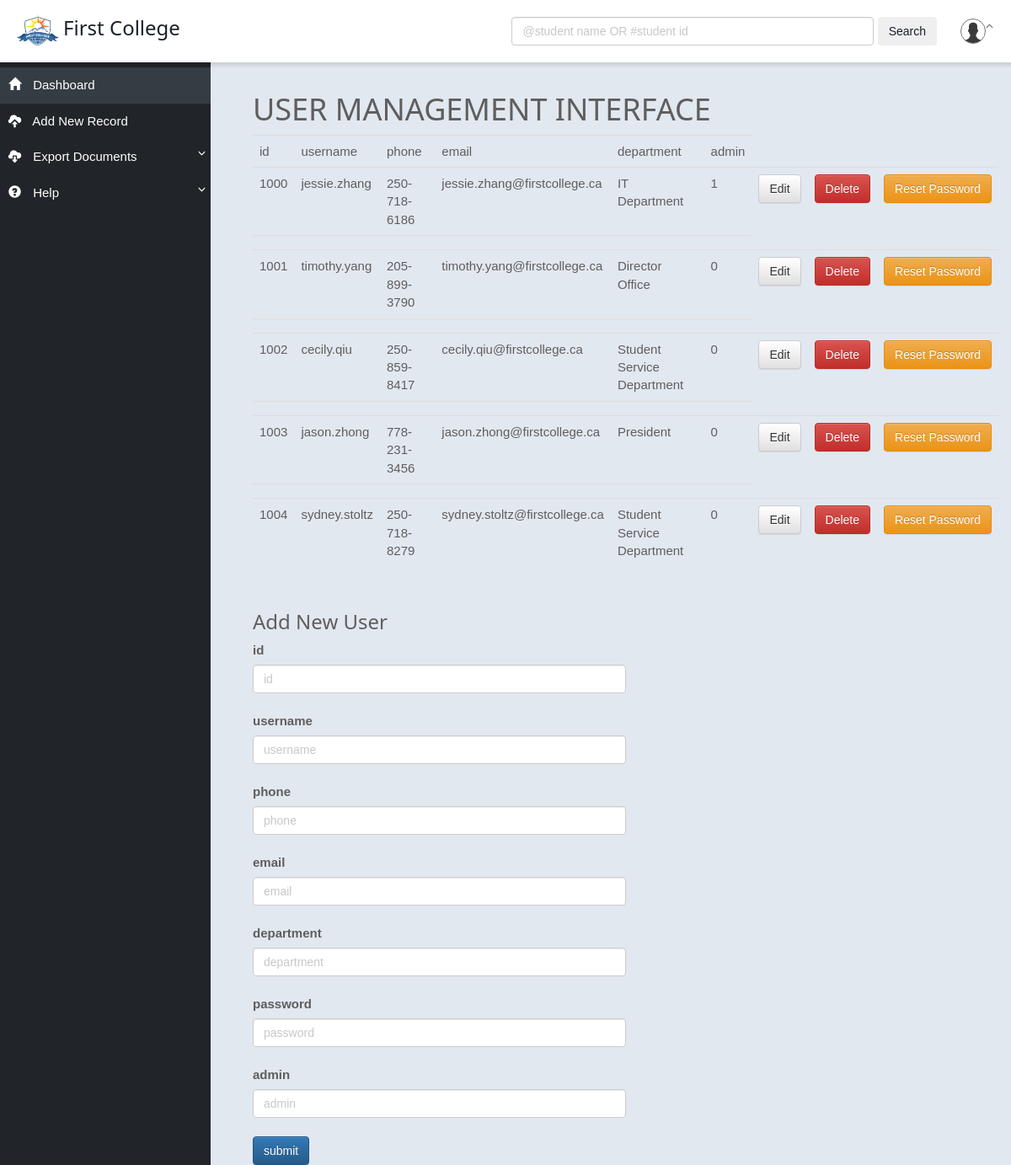
Page /?action=v_user_manage (signed in) on the committed database.
### tables this page shows
CREATE TABLE employees
(
    id         INT PRIMARY KEY,
    username   VARCHAR(50),
    phone      VARCHAR(15),
    email      VARCHAR(50),
    department VARCHAR(50),
    password   VARCHAR(100),
    admin      INT
);

### index.php (called while the page is built, shortened)
<?php
include "libs.php";
if (isset($_POST['action'])) {
    $action = $_POST['action'];
} else if (isset($_GET['action'])) {
    $action = $_GET['action'];
} else {
    $action = 'v_login';
}
$conf = require "src/config.php";
$dbConnect = "mysql:host=". $conf['DATABASE']['db_host'] . ";dbname=" . $conf['DATABASE']['db_name'] . ";charset=" .
    $conf['DATABASE']['db_charset'];
$dbUsername = $conf['DATABASE']['db_username'];
$dbPassword = $conf['DATABASE']['db_password'];
$pdo = new PDO($dbConnect, $dbUsername, $dbPassword, $conf['DATABASE']['db_options']);
$database = new Database($pdo);
$model = new Model($database);
$controller = new Controller();
require $controller->index($action, $model);

### Models/Model.php (called while the page is built, shortened)
<?php
class Model
{
    private $db;
    public function __construct(Database $db)
    {
        $this->db = $db;
    }
    function get_type($table)
    {
        $listTypes = $this->get_type_of_cols($table);
        $type = array();
        foreach ($listTypes as $lt) {
            $type += [$lt['Field'] => $lt['Type']];
        }
        return $type;
    }
    private function get_type_of_cols($table)
    {
        return $this->db->get_type($table);
    }
}

### src/Database.php (called while the page is built, shortened)
<?php
class Database
{
    private $pdo;
    public function __construct(PDO $pdo)
    {
        $this->pdo = $pdo;
    }
    public function get_type($table)
    {
        $query = "DESC $table";
        $stm = $this->pdo->prepare($query);
        $stm->execute();
        return $stm->fetchAll(PDO::FETCH_ASSOC);
    }
}

### Views/View.php (the view, shortened to what this page needs)
<?php
class View
{
    public function display_table_to_form($id = "", $class = "",
                                          $action = "", $method = "",
                                          $table, $model)
    {
        $data = $model->get_type($table);
        echo "<form class='$class' id='$id' method='$method' action='?action=$action'>";
        echo "<filedset>";
        foreach ($data as $k => $v) {
            echo "<label>$k</label>";
            if (strpos($v, 'int') !== false) {
                $type = 'number';
            } else if (strpos($v, 'date') !== false) {
                $type = 'date';
            } else if ($k == 'Password') {
                $type = 'password';
            } else if ($k == 'Email') {
                $type = 'email';
            } else {
                $type = 'text';
            }
            echo "<input class='form-control' type='$type' name = '$k' placeholder='$k' required='required'><br>";
        }
        echo "<input class='btn btn-primary' type='submit' name='submit' value='submit'>";
        echo "</form>";
    }
    public function show_table_with_manage_functions($id = "", $class = "",
                                                     $actionForEdit, $actionForDelete,
                                                     $actionForReset, $data)
    {
        $count = 0;
        echo "<table id='$id' class='$class'>";
        foreach ($data as $d) {
            echo "<tr>";
            foreach ($d as $key => $vals) {
                if ($count < count($d)) {
                    echo "<td>$key</td>";
                } else {
                    echo "<td></td>";
                }
                $count += 1;
            }
            echo "</tr><tr>";
            foreach ($d as $key => $vals) {
                echo "<td>$vals</td>";
            }
            echo "<td>";
            echo "<form action='?action=$actionForEdit' method='POST'>";
            echo " <input class='btn btn-default' type='submit' name='edit_user_info' value='Edit'>";
            echo "</form>";
            echo "</td>";
            echo "<td>";
            echo "<form action='?action=$actionForDelete' method='POST'>";
            echo " <input class='btn btn-danger' type='submit' name='delete_user' value='Delete'>";
            echo "</form>";
            echo "</td>";
            echo "<td>";
            echo "<form action='?action=$actionForReset' method='POST'>";
            echo " <input class='btn btn-warning' type='submit' name='reset_password' value='Reset Password'>";
            echo "</form>";
            echo "</td>";
            echo "</tr>";
        }
        echo "</table><br>";
    }
}

### Views/v_masterPage_header.php (shortened to what this page needs)
<!DOCTYPE html>
<html xmlns="http://www.w3.org/1999/xhtml">
<head>
    <link rel="stylesheet" href="css/css_reset.css"/>
    <link rel="stylesheet" href="https://maxcdn.bootstrapcdn.com/bootstrap/3.3.7/css/bootstrap.min.css">
    <link rel="stylesheet" href="https://maxcdn.bootstrapcdn.com/bootstrap/3.3.7/css/bootstrap-theme.min.css">
    <link rel="stylesheet" href="css/master_page.css"/>
    <link rel="stylesheet" href="css/w3.css"/>
</head>
<body>
<nav class="navbar navbar-default">
    <div class="container-fluid">
        <div class="navbar-header" style="width: 250px;">
            <div style="float: left; width: 84%">
                <h3>
                    <a href="?action=v_home">
                        <img src="images/logo.png" width="60" style="padding: 0 5px 0 5px;"/>First College
                    </a>
                </h3>
            </div>
        </div>
        <div class="collapse navbar-collapse" id="navbarCollapse">
            <ul class="nav navbar-nav navbar-right">
                <div style="float: left; padding: 13px;">
                    <form class="form-inline" action="?action=c_search" method="POST">
                        <input class="form-control mr-sm-2" type="search" placeholder="@student name OR #student id" name="keyword" style="width:430px !important;">
                        <button class="btn btn-outline-success my-2 my-sm-0" name="search" type="submit" value="Search">Search</button>
                    </form>
                </div>
                <li class="dropdown top-menu-item">
                    <a href="#" class="dropdown-toggle profile waves-effect waves-light" data-toggle="dropdown"
                       aria-expanded="true" style="background: #ffffff;">
                        <img id="userimg" src="images/default.png" alt="user-img" class="img-circle" width="30"
                             style="border: 1px solid"/>
                    </a>
                </li>
            </ul>
        </div>
    </div>
</nav>

### Views/v_masterPage_sidebar.php (shortened to what this page needs)
<div class="wrapper">
    <nav id="sidebar">
        <ul class="list-unstyled components">
            <li class="active">
                <a href="?action=v_home">
                    <i class="glyphicon glyphicon-home"></i>
                    Dashboard
                </a>
            </li>
            <li>
                <a href="?action=v_add_new_record">
                    <i class="glyphicon glyphicon-cloud-upload"></i>
                    Add New Record
                </a>
            </li>
            <li>
                <a href="#exportSubmenu" data-toggle="collapse" aria-expanded="false">
                    <i class="glyphicon glyphicon-cloud-download"></i>
                    Export Documents
                </a>
            </li>
            <li>
                <a href="#helpSubmenu" data-toggle="collapse" aria-expanded="false">
                    <i class="glyphicon glyphicon-question-sign"></i>
                    Help
                </a>
            </li>
        </ul>
    </nav>

### Views/v_user_manage.php (shortened to what this page needs)
<?php
include "v_masterPage_header.php";
?>
<?php
include "v_masterPage_sidebar.php";
?>
<div id="mainContent" style="margin-left:50px;">
    <h1>USER MANAGEMENT INTERFACE</h1>
    <?php
    $unsetCols = ['password'];
    $loadTable = $model->select_displayed_data("employees",$unsetCols);
    $view->show_table_with_manage_functions("", "table", "v_edit_user", "c_delete_user", "c_reset_pass", $loadTable);
    ?>
    <?php
    echo "<h3>Add New User</h3>";
    $addInfo = $model->get_type("employees");
    $view->display_table_to_form("formAddUser", " form form_add_user", "c_add_user",  "POST", 'employees',
        $model);
    ?>
</div>

### css/master_page.css (style rules this page uses)
body { font-family: 'Poppins', sans-serif; background: #fafafa; }
a, a:hover, a:focus { color: inherit; text-decoration: none; transition: all 0.3s; }
.navbar { padding: 7px 0px; background: #fff; border: none; border-radius: 0; box-shadow: 1px 1px 4px 3px rgba(0, 0, 0, 0.1); position:fixed; top:0; right:0; margin-right:0; width:100%; z-index:1000; }
i, span { display: inline-block; }
.wrapper { display: flex; align-items: stretch; }
#sidebar { min-width: 250px; max-width: 250px; height: auto; background: #212529; color: #fff; transition: all 0.3s; }
#sidebar ul.components { position: fixed; min-width: 250px; max-width: 250px; padding: 20px 0; border-bottom: 0px solid #47748b; }
#sidebar ul li a { padding: 10px; font-size: 1.0em; display: block; }
#sidebar ul li a i { margin-right: 10px; }
#sidebar ul li.active > a, a[aria-expanded="true"] { color: #fff; background: #353d44; }
a[data-toggle="collapse"] { position: relative; }
a[aria-expanded="false"]::before, a[aria-expanded="true"]::before { content: '\e259'; display: block; position: absolute; right: 6px; font-family: 'Glyphicons Halflings'; font-size: 0.6em; }
a[aria-expanded="true"]::before { content: '\e260'; }
#mainContent { margin-top:50px; padding: 50px 15px 0px 0px; min-height: 100vh; transition: all 0.3s; width:100%; color:#5f5e5e; }
.form { width: 50%; }
body { margin-top:20px; color: #1a202c; text-align: left; background-color: #e2e8f0; }

### css/w3.css (style rules this page uses)
*,*:before,*:after { box-sizing:inherit }
html { -ms-text-size-adjust:100%;-webkit-text-size-adjust:100% }
body { margin:0 }
article,aside,details,figcaption,figure,footer,header,main,menu,nav,section,summary { display:block }
a { background-color:transparent;-webkit-text-decoration-skip:objects }
img { border-style:none }
button,input,select,textarea { font:inherit;margin:0 }
button,input { overflow:visible }
button,select { text-transform:none }
button,html [type=button],[type=reset],[type=submit] { -webkit-appearance:button }
[type=search] { -webkit-appearance:textfield;outline-offset:-2px }
html,body { font-family:Verdana,sans-serif;font-size:15px;line-height:1.5 }
html { overflow-x:hidden }
h1 { font-size:36px }
h3 { font-size:24px }
h1,h2,h3,h4,h5,h6 { font-family:"Segoe UI",Arial,sans-serif;font-weight:400;margin:10px 0 }
img { vertical-align:middle }
a { color:inherit }

### rows in the picture
employees: key "id", key "username", key "phone", key "email", key "department", key "admin", id "1000", username "jessie.zhang", phone "250-718-6186", email "jessie.zhang@firstcollege.ca", department "IT Department", admin "1"
employees: id "1001", username "timothy.yang", phone "205-899-3790", email "timothy.yang@firstcollege.ca", department "Director Office", admin "0"
employees: id "1002", username "cecily.qiu", phone "250-859-8417", email "cecily.qiu@firstcollege.ca", department "Student Service Department", admin "0"
employees: id "1003", username "jason.zhong", phone "778-231-3456", email "jason.zhong@firstcollege.ca", department "President", admin "0"
employees: id "1004", username "sydney.stoltz", phone "250-718-8279", email "sydney.stoltz@firstcollege.ca", department "Student Service Department", admin "0"

### other values in the picture
$k "id"
$k "username"
$k "phone"
$k "email"
$k "department"
$k "password"
$k "admin"
